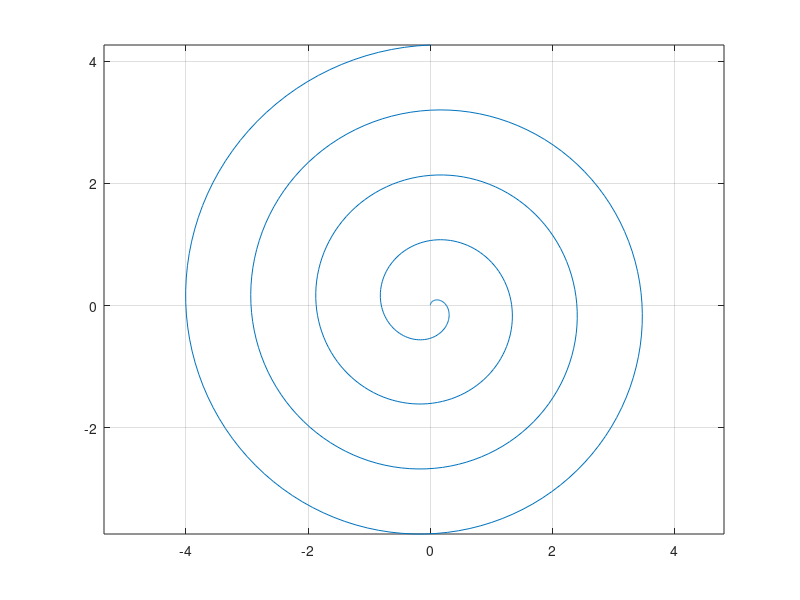

MATLAB code to generate this figure: (Note: this script raises an error after producing the figure.)
close all
clc
clear

%% spiral 
points = 500;
indx = 1:1:points;
turns = 4;
shots = 8;
cycle = points/turns;

FOV = 75; % mm
kmax = turns*shots/(FOV/10);  % 1/cm 
% kmax = turns*shots/(FOV/10) *2;  % for CS, *2 

kx = indx/points.*sin(2*pi*indx/cycle) * kmax; %
ky = indx/points.*cos(2*pi*indx/cycle) * kmax;

figure('Name','Orginal KxKy');
plot(kx, ky);
axis equal
grid on

kz = 0*ky';
C = [kx' ky' kz];

% gamma = 4.257; % 1H
gamma = 1.071; % MHz/T (13C)

gmax = 2.0; % G/cm
smax = 5.0; % G/cm/ms

[C_riv, time_riv, g_riv, s_riv, k_riv] = minTimeGradient(C,0, 0, 0, gmax, smax, gamma, 10e-3);          % Rotationally invariant solution

save('C:\Users\P53-LOCAL\Desktop\Trio\rawdata\coil_test_04162025\ktraj_Arch.mat', 'k_riv');

N = length(g_riv);
t = linspace(0,time_riv, N);

% 
figure('Name', 'gradient (time)');
plot(t, g_riv*10);
xlabel('time (ms)');
ylabel('gradient (mT/m)');
legend('gx', 'gy', 'gz');
title('gradient');
grid on

% 
figure('Name', 'gradient (gx, gy)');
plot(g_riv(:,1)*10, g_riv(:,2)*10);
xlabel('gx (mT/m)');
ylabel('gy (mT/m)');
title('gradient');
grid on
axis equal

% 
N = length(s_riv);
t = linspace(0,time_riv, N);
figure('Name', 'slewrate (time)');
plot(t, s_riv*10);
xlabel('time (ms)');
ylabel('slewrate (mT/m/ms)');
legend('sx', 'sy', 'sz');
title('slew rate');
grid on

% 
figure('Name', 'slewrate (sx, sy)');
plot(s_riv(:,1)*10, s_riv(:,2)*10);
xlabel('sx (mT/m/ms)');
ylabel('sy (mT/m/ms)');
title('slew rate');
grid on
axis equal

% 
N = length(C);
t1 = linspace(0,time_riv, N);
figure('Name', 'k-trajectory comparison (time)');
% plot(t1, C(:,1:2)*100);
% hold on

N = length(C_riv);
t2 = linspace(0,time_riv, N);
plot(t2, C_riv(:,1:2)*100);
xlabel('time (ms)');
ylabel('k_trajectory (1/m)');
% legend('Cx', 'Cy', 'kx', 'ky');
legend('kx', 'ky');
title('k-space trajectory');
grid on

% 
figure('Name', 'K-tractory');
plot(C(:,1)*100, C(:,2)*100);
hold on
plot(C_riv(:,1), C_riv(:,2));
legend('kxy', 'Cxy');
title('k-space trajectory');
grid on
axis equal
